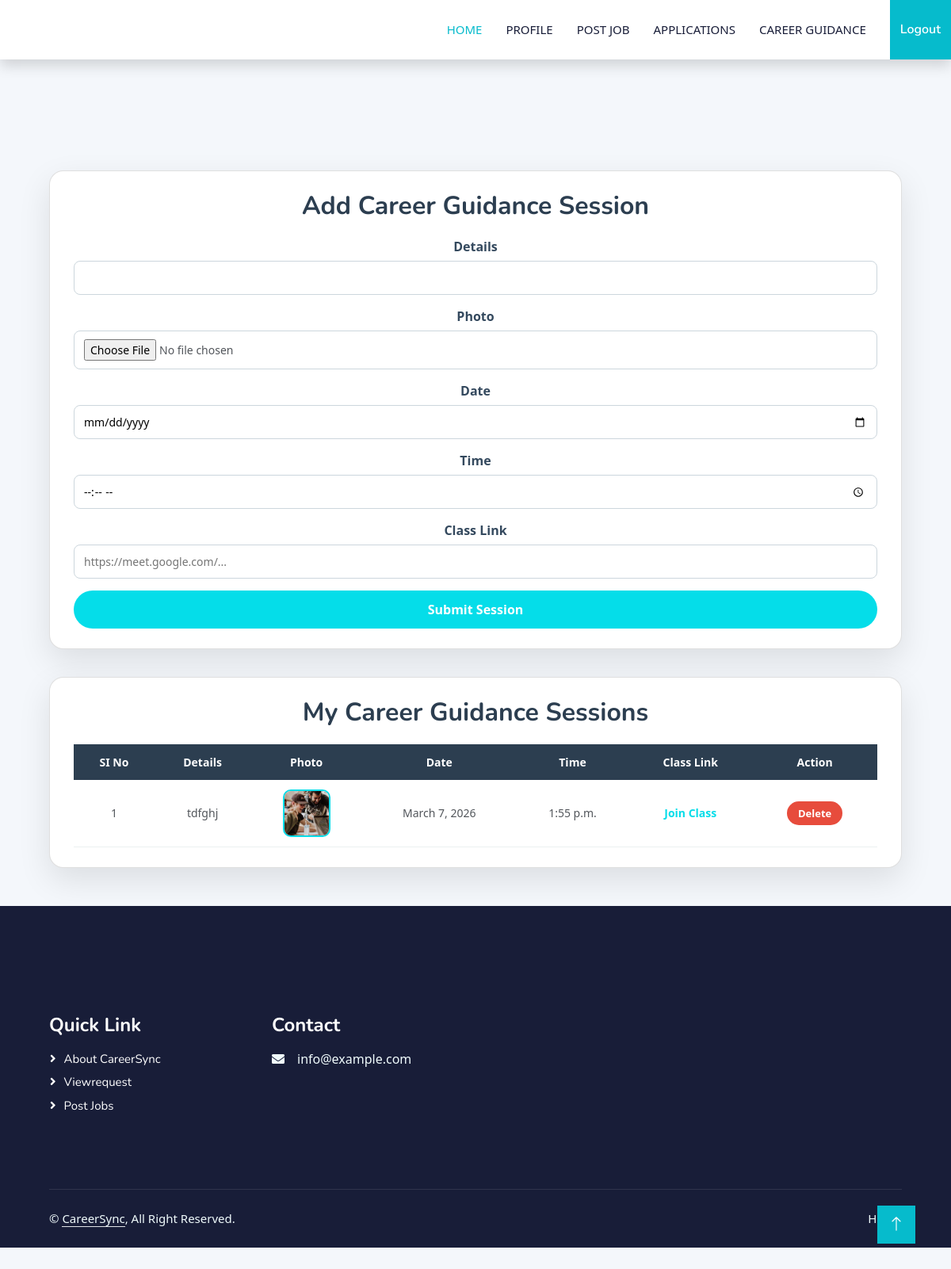
Screenshot of /Recruiter/Careerguidence/ (signed in) with the database file from the repository.
### Recruiter/models.py (models this page shows)
class tbl_careerguidence(models.Model):
    careerguidence_details=models.CharField(max_length=50)
    careerguidence_photo=models.FileField(upload_to="Assets/Recruiterdocs/class/",null=True)
    careerguidence_date=models.DateField()
    careerguidence_time=models.TimeField()
    careerguidence_class=models.CharField(max_length=50)
    careerguidence_status=models.IntegerField(default=0)
    recruiter=models.ForeignKey(tbl_recruiter,on_delete=models.CASCADE)

### Recruiter/views.py (the view)
# urls.py: path('Careerguidence/',views.Careerguidence,name="Careerguidence"),
def Careerguidence(request):
    if "rid" not in request.session:
        return redirect("Guest:Login")
    else:
        career=tbl_careerguidence.objects.all()
        recruiter=tbl_recruiter.objects.get(id=request.session['rid'])
    if request.method=="POST":
        details=request.POST.get("details")
        photo=request.POST.get("photo")
        date=request.POST.get("date")
        time=request.POST.get("time")
        link=request.POST.get("link")
        tbl_careerguidence.objects.create(careerguidence_details=details,careerguidence_photo=photo,careerguidence_date=date,careerguidence_time=time,recruiter=recruiter)
        return render(request,"Recruiter/Careerguidence.html")
    else:
        return render(request,"Recruiter/Careerguidence.html",{"career":career})

### Recruiter/Templates/Recruiter/Careerguidence.html (shortened to what this page needs)
{% extends 'Recruiter/Header.html' %}
{% block content %}
<div class="container">
    <div class="card">
        <h2>Add Career Guidance Session</h2>
        <form action="" method="post" enctype="multipart/form-data">
            <div class="form-group">
                <label>Details</label>
                <input type="text" name="details" required>
            </div>
            <div class="form-group">
                <label>Photo</label>
                <input type="file" name="photo">
            </div>
            <div class="form-group">
                <label>Date</label>
                <input type="date" name="date" required>
            </div>
            <div class="form-group">
                <label>Time</label>
                <input type="time" name="time" required>
            </div>
            <div class="form-group">
                <label>Class Link</label>
                <input type="text" name="link" placeholder="https://meet.google.com/..." required>
            </div>
            <button type="submit" class="submit-btn">
                Submit Session
            </button>
        </form>
    </div>
    <div class="card">
        <h2>My Career Guidance Sessions</h2>
        <table class="career-table">
            <thead>
                <tr>
                    <th>SI No</th>
                    <th>Details</th>
                    <th>Photo</th>
                    <th>Date</th>
                    <th>Time</th>
                    <th>Class Link</th>
                    <th>Action</th>
                </tr>
            </thead>
            <tbody>
                {% for i in career %}
                <tr>
                    <td>{{ forloop.counter }}</td>
                    <td>{{ i.careerguidence_details }}</td>
                    <td>
                        {% if i.careerguidence_photo %}
                            <img src="{{ i.careerguidence_photo.url }}">
                        {% else %}
                            N/A
                        {% endif %}
                    </td>
                    <td>{{ i.careerguidence_date }}</td>
                    <td>{{ i.careerguidence_time }}</td>
                    <td>
                        <a href="{{ i.careerguidence_class }}" target="_blank" class="link-btn">
                            Join Class
                        </a>
                    </td>
                    <td>
                        <a href="{% url 'Recruiter:delclass' i.id %}" class="btn-delete">
                            Delete
                        </a>
                    </td>
                </tr>
                {% empty %}
                <tr>
                    <td colspan="7">No sessions added yet.</td>
                </tr>
                {% endfor %}
            </tbody>
        </table>
    </div>
</div>
{% endblock %}

### Guest/static/Main/css/style.css (style rules this page uses)
:root { --primary: #06BBCC; --light: #F0FBFC; --dark: #181d38; }

### Recruiter/Templates/Recruiter/Careerguidence.html (style rules this page uses)
body { background: #f4f7fb; font-family: "Segoe UI", sans-serif; }
.container { max-width: 1100px; margin: 40px auto; }
.card { background: #ffffff; padding: 25px 30px; border-radius: 18px; box-shadow: 0 15px 40px rgba(0,0,0,0.1); margin-bottom: 35px; }
.card h2 { text-align: center; margin-bottom: 20px; color: #2c3e50; }
.form-group { margin-bottom: 15px; }
.form-group label { display: block; font-weight: 600; margin-bottom: 6px; color: #34495e; }
.form-group input { width: 100%; padding: 10px 12px; border-radius: 8px; border: 1px solid #ccd6dd; font-size: 14px; transition: 0.3s; }
.submit-btn { width: 100%; padding: 12px; border-radius: 25px; border: none; background: #05dde9; color: #ffffff; font-weight: 700; cursor: pointer; transition: 0.3s; }
.career-table { width: 100%; border-collapse: collapse; }
.career-table thead { background: #2c3e50; color: #ffffff; }
.career-table th, .career-table td { padding: 12px; text-align: center; font-size: 14px; }
.career-table tbody tr { border-bottom: 1px solid #ecf0f1; transition: 0.3s; }
.career-table img { width: 60px; height: 60px; border-radius: 10px; object-fit: cover; border: 2px solid #05dde9; }
.btn-delete { padding: 6px 14px; background: #e74c3c; color: #fff; border-radius: 20px; text-decoration: none; font-size: 13px; font-weight: 600; transition: 0.3s; }
.link-btn { color: #05dde9; font-weight: 600; text-decoration: none; }

### rows the page displays
tbl_careerguidence: careerguidence_details "tdfghj", careerguidence_photo (picture), careerguidence_date "March 7, 2026", careerguidence_time "1:55 p.m."
